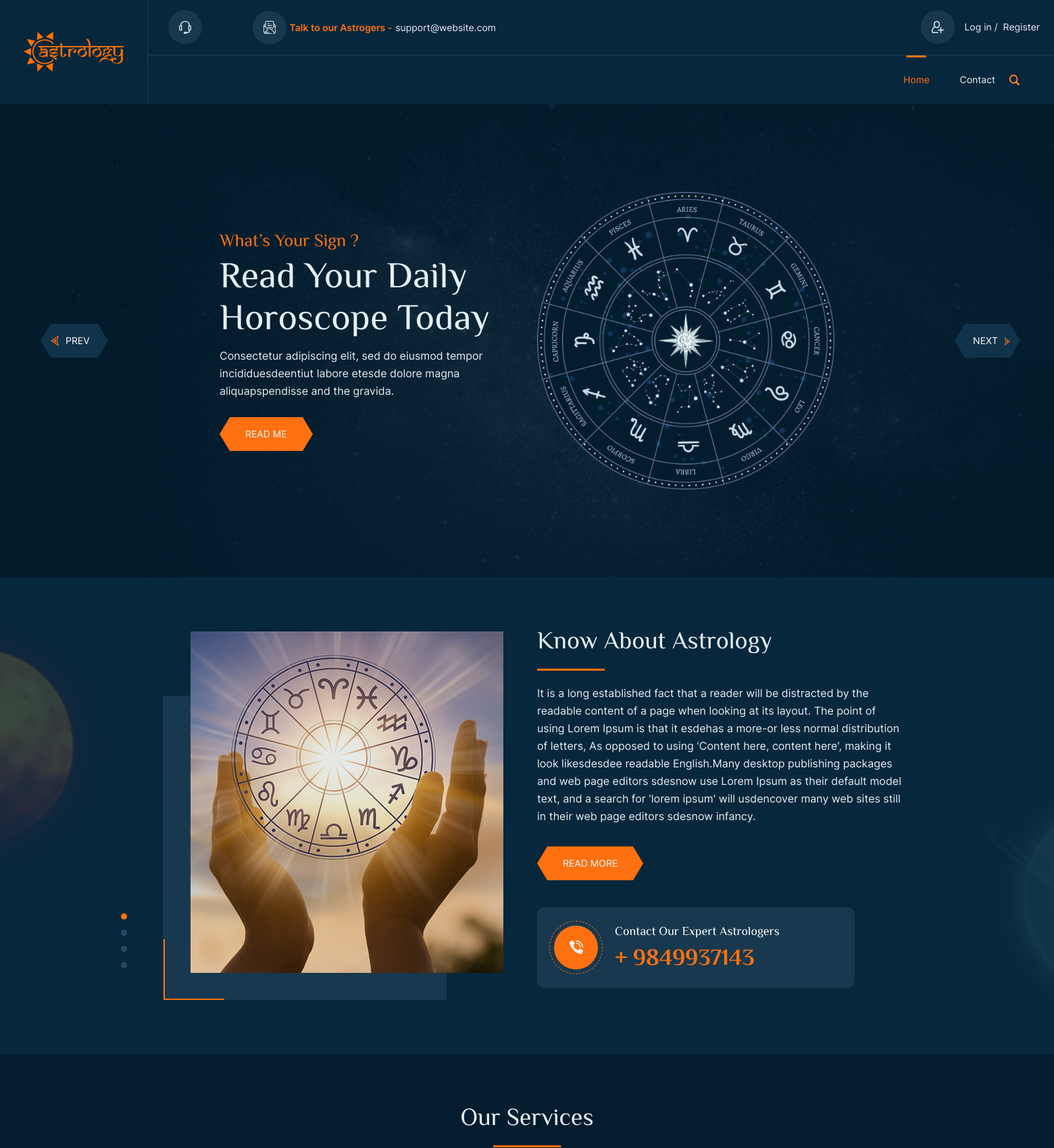
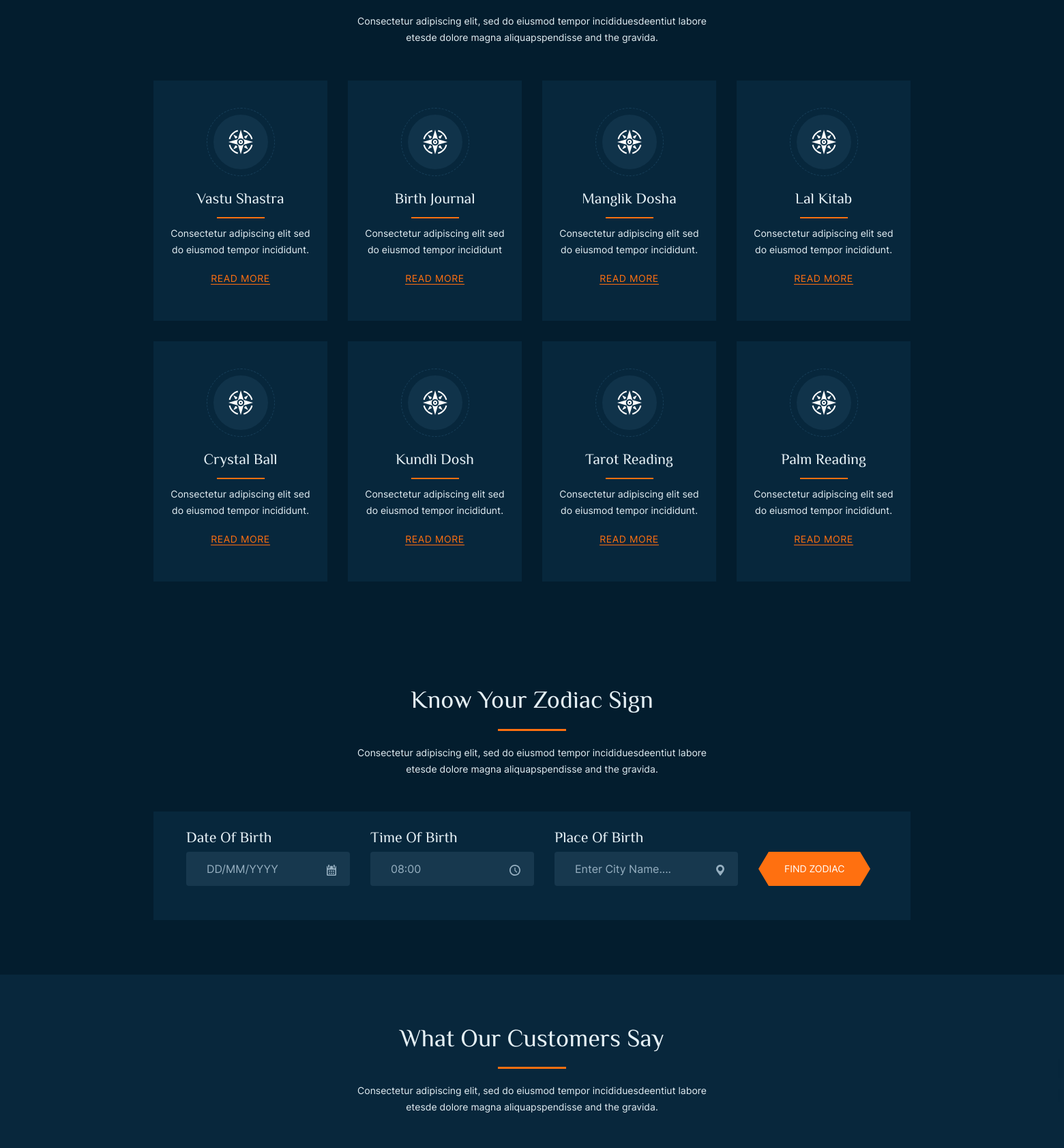
The page / (upper part) on the database its author committed (2 pictures, top to bottom).
### apps/home/models.py (models this page shows, shortened)
class Slider(models.Model):
    title = models.CharField(max_length=250, blank=True,null=True)
    sub_title = models.CharField(max_length=250, blank=True,null=True)
    description = models.TextField(blank=True, null=True)
    image = models.ImageField(blank=True, null=True)
    cta = models.CharField(max_length=50, blank=True, null=True)

class AboutUs(models.Model):
    title = models.CharField(max_length=200, blank=True, null=True)
    description = models.TextField(blank=True, null=True)
    contact = models.CharField(max_length=200, blank=True,null=True)
    cta = models.CharField(max_length=50, blank=True, null=True)
    image = models.ImageField(blank=True, null=True)

class OurService(models.Model):
    title = models.CharField(max_length=100,blank=True, null=True)
    description = models.CharField(max_length=250, blank=True, null=True)
    cta = models.CharField(max_length=50, blank=True, null=True, default='READ MORE')
    image = models.ImageField(blank=True, null=True)

### apps/home/views.py (the view)
# urls.py: path('', views.Homepage, name= 'home'),
def Homepage(request):
    contact = Contact.objects.first()
    review = Review.objects.all()
    slider = Slider.objects.all()
    our_service = OurService.objects.all()
    aboutus = AboutUs.objects.first()
    whychoose = WhyChooseUs.objects.all()
    context = {
        'slider':slider,
        'contact':contact,
        'review':review,
        'our_service':our_service,
        'aboutus':aboutus,
        'whychoose':whychoose,
    }
    return render(request, 'home.html', context)

### templates/home.html (shortened to what this page needs)
{% extends 'base.html'%}
{% load static %}
{% block content %}
        <section class="as_banner_wrapper">
            <div class="container-fluid">
                <div class="row as_verticle_center">
                    <div class="col-lg-6 order-lg-1 col-md-6 order-md-1 col-sm-12 order-sm-1 col-12 order-2">
                        <div class="as_banner_slider">
                            {% for item in slider %}
                            <div class="as_banner_detail">
                                <h5 class="as_orange">{{item.sub_title}}</h5>
                                <h1>{{item.title}}</h1>
                                <p>{{item.description}}</p>
                                <a href="javascript:;" class="as_btn">{{item.cta}}</a>
                            </div>
                            {% endfor %}
                        </div>
                    </div>
                    <div class="col-lg-6 order-lg-2 col-md-6 order-md-2 col-sm-12 order-sm-2 col-12 order-1">
                        <div class="as_banner_img text-center">
                            <img src='{% static  "images/banner_image.png" %}'  alt="" class="img-responsive">
                        </div>
                    </div>
                </div>
            </div>
        </section>
        <section class="as_about_wrapper as_padderTop80 as_padderBottom80">
            <div class="container">
                <div class="row">
                    <div class="col-lg-6 col-md-12 col-sm-12 col-12">
                        <div class="as_about_slider">
                            <div>
                                <div class="as_aboutimg text-right">
                                    <img src='{% static "images/about1.jpg" %}'  alt="" class="img-responsive">
                                </div>
                            </div>
                        </div>
                    </div>
                    <div class="col-lg-6 col-md-12 col-sm-12 col-12">
                        <h1 class="as_heading">{{aboutus.title}}</h1>
                        <p>{{aboutus.description}}</p>
                        <a href="javascript:;" class="as_btn">{{aboutus.cta}}</a>
                        <div class="as_contact_expert">
                            <span class="as_icon">
                            </span>
                            <div>
                                <h5 class="as_white">Contact Our Expert Astrologers</h5>
                                <h1 class="as_orange">{{aboutus.contact}}</h1>
                            </div>
                        </div>
                    </div>
                </div>
            </div>
        </section>
        <section class="as_service_wrapper as_padderTop80 as_padderBottom80">
            <div class="container">
                <div class="row">
                    <div class="col-lg-12 text-center">
                        <h1 class="as_heading as_heading_center">our services</h1>
                        <p class="as_font14 as_padderBottom5">Consectetur adipiscing elit, sed do eiusmod tempor incididuesdeentiut labore <br>etesde dolore magna aliquapspendisse and the gravida.</p>
                    </div>
{% for item in our_service %}
                    <div class="col-lg-3 col-md-6 col-sm-6 col-xs-12">
                        <div class="as_service_box text-center">
                            <span class="as_icon">
                                {% if item.image %}
                                <img src="{{ item.image.url }}" alt="">
                                {% else %}
                                <img src="{% static 'images/svg/service1.svg' %}" alt="">
                                {% endif %}
                            </span>
                            <h4 class="as_subheading">{{item.title}}</h4>
                            <p>{{item.description}}</p>
                            <a href="#" class="as_link">{{item.cta}}</a>
                        </div>
                    </div>
{% endfor %}
                </div>
            </div>
        </section>
        <section class="as_know_sign_wrapper as_padderBottom80 as_padderTop80">
            <div class="container">
                <div class="row">
                    <div class="col-lg-12 text-center">
                        <h1 class="as_heading as_heading_center">Know Your Zodiac Sign</h1>
                        <p class="as_font14 as_margin0 as_padderBottom50">Consectetur adipiscing elit, sed do eiusmod tempor incididuesdeentiut labore <br>etesde dolore magna aliquapspendisse and the gravida.</p>
                        <div class="as_sign_form text-left">
                            <ul>
                                <li class="as_form_box">
                                    <h3 class="as_subheading">Date Of Birth</h3>
                                    <div class="as_input_feild">
                                        <input type="text" name="" class="form-control as_datepicker" placeholder="DD/MM/YYYY" id="">
                                        <span><img src='{% static "images/svg/date.svg" %}'  alt=""></span>
                                    </div>
                                </li>
                                <li class="as_form_box">
                                    <h3 class="as_subheading">Time Of Birth</h3>
                                    <div class="as_input_feild">
                                        <input type="text" name="" class="form-control as_timepicker" placeholder="08:00" id="">
                                        <span><img src='{% static "images/svg/time.svg" %}'  alt=""></span>
                                    </div>
                                </li>
                                <li class="as_form_box">
                                    <h3 class="as_subheading">Place Of Birth</h3>
                                    <div class="as_input_feild">
                                        <input type="text" name="" class="form-control" placeholder="Enter City Name...." id="">
                                        <span><img src='{% static "images/svg/map1.svg" %}'  alt=""></span>
                                    </div>
                                </li>
                                <li class="as_form_box">
                                   <a href="javascript:;" class="as_btn">find zodiac</a>
                                </li>
                            </ul>
                        </div>
                    </div>
                </div>
            </div>
        </section>
        <section class="as_customer_wrapper as_padderBottom80 as_padderTop80">
            <div class="container">
                <div class="row">
                    <div class="col-lg-12 text-center">
                        <h1 class="as_heading as_heading_center">What Our Customers Say</h1>
                        <p class="as_font14 as_margin0 as_padderBottom50">Consectetur adipiscing elit, sed do eiusmod tempor incididuesdeentiut labore <br>etesde dolore magna aliquapspendisse and the gravida.</p>
                    </div>
                    </div>
                </div>
            </div>
{% endblock %}

### templates/base.html (shortened to what this page needs)
{% load static %}
<!DOCTYPE html>
<html lang="en">
<head>
    <link rel="stylesheet" type="text/css" href='{% static "css/bootstrap.min.css" %}'>
    <link rel="stylesheet" type="text/css" href='{% static "js/plugin/slick/slick.css" %}'/>
    <link rel="stylesheet" type="text/css" href='{% static "js/plugin/airdatepicker/datepicker.min.css" %}'/>
    <link rel="stylesheet" type="text/css" href='{% static "css/fonts.css" %}' />
    <link rel="stylesheet" type="text/css" href='{% static "css/style.css"" %}' />
</head>
<body>
    <div class="as_main_wrapper">
        <section class="as_header_wrapper">
            <div class="as_logo">
                <a href="javascript:;"><img src='{% static "images/logo.svg" %}'  alt=""></a>
            </div>
            <div class="as_header_detail">
                <div class="as_info_detail">
                    <ul>
                        <li>
                            <a href="javascript:;">
                                <div class="as_infobox">
                                    <span class="as_infoicon">
                                        <img src='{% static "images/svg/headphone.svg" %}'  alt="">
                                    </span>
                                </div>
                            </a>
                        </li>
                        <li>
                            <a href="javascript:;">
                                <div class="as_infobox">
                                    <span class="as_infoicon">
                                        <img src='{% static "images/svg/mail1.svg" %}'  alt="">
                                    </span>
                                <span class="as_orange">Talk to our Astrogers -</span>support@website.com
                                </div>
                            </a>
                        </li>
                    </ul>
                    <div class="as_right_info">
                        {% if user.is_authenticated %}
                            {% if request.user.role == 'Translator' %}
                                <a href="{% url 'translator_dashboard' %}" class="btn btn-lg btn-warning rounded-pill">Dashboard</a>
                            {% else %}
                                <a href="{% url 'conversations' %}" class="btn btn-lg btn-warning rounded-pill">View Conversation</a>
                            {% endif %}
                        {% else %}
                        <a href="javascript:;">
                            <div class="as_infobox" data-bs-toggle="modal" data-bs-target="#as_login">
                                <span class="as_infoicon">
                                    <img src='{% static "images/svg/login.svg" %}'  alt="">
                                </span>
                                <a href="{% url 'astrologer-login' %}">Log in / &nbsp; </a>
                                <a href="#">Register </a>
                            </div>
                        </a>
                        {% endif %}
                    </div>
                </div>
                <div class="as_menu_wrapper">
                    <div class="as_menu">
                        <ul>
                            <li><a href="index.html" class="active">home</a></li>
                            <li><a href="contact.html">contact</a></li>
                        </ul>
                    </div>
                    <div class="as_search_wrapper">
                        <img src='{% static  "images/search.png" %}' alt="" class="as_search">
                    </div>
                </div>
            </div>
        </section>
{% block content %}
{% endblock %}
</body>
</html>

### templates/includes/script.html (shortened to what this page needs)
{% load static %}

### rows shown on the page
Slider: sub_title "What’s Your Sign ?", title "Read Your Daily Horoscope Today", description "Consectetur adipiscing elit, sed do eiusmod tempor incididuesdeentiut labore etesde dolore magna aliquapspendisse and the gravida.", cta "READ ME"
AboutUs: title "Know About Astrology", description "It is a long established fact that a reader will be distracted by the readable content of a page when looking at its layout. The point of using Lorem Ipsum is that it esdehas a more-or less normal distribution of letters, As opposed to using 'Content here, content here', making it look likesdesdee readable English.Many desktop publishing packages and web page editors sdesnow use Lorem Ipsum as their default model text, and a search for 'lorem ipsum' will usdencover many web sites still in their web page editors sdesnow infancy.", cta "READ MORE", contact "+ 9849937143"
OurService: title "Vastu Shastra", description "Consectetur adipiscing elit sed do eiusmod tempor incididunt.", cta "READ MORE"
OurService: title "Birth Journal", description "Consectetur adipiscing elit sed do eiusmod tempor incididunt", cta "READ MORE"
OurService: title "Manglik Dosha", description "Consectetur adipiscing elit sed do eiusmod tempor incididunt.", cta "READ MORE"
OurService: title "Lal Kitab", description "Consectetur adipiscing elit sed do eiusmod tempor incididunt.", cta "READ MORE"
OurService: title "Crystal Ball", description "Consectetur adipiscing elit sed do eiusmod tempor incididunt.", cta "READ MORE"
OurService: title "Kundli Dosh", description "Consectetur adipiscing elit sed do eiusmod tempor incididunt.", cta "READ MORE"
OurService: title "Tarot Reading", description "Consectetur adipiscing elit sed do eiusmod tempor incididunt.", cta "READ MORE"
OurService: title "Palm Reading", description "Consectetur adipiscing elit sed do eiusmod tempor incididunt.", cta "READ MORE"
